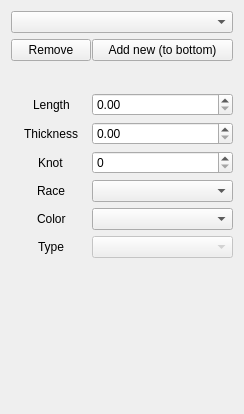
            <widget class="QWidget" name="toolBox_2Page1">
             <property name="geometry">
              <rect>
               <x>0</x>
               <y>0</y>
               <width>244</width>
               <height>414</height>
              </rect>
             </property>
             <attribute name="label">
              <string notr="true">Cock(s)</string>
             </attribute>
             <layout class="QVBoxLayout" name="verticalLayout_2">
              <item>
               <layout class="QFormLayout" name="formLayout_2">
                <property name="labelAlignment">
                 <set>Qt::AlignCenter</set>
                </property>
                <property name="formAlignment">
                 <set>Qt::AlignHCenter|Qt::AlignTop</set>
                </property>
                <property name="horizontalSpacing">
                 <number>1</number>
                </property>
                <item row="0" column="0" colspan="2">
                 <widget class="QComboBox" name="cockSelect">
                  <property name="currentText">
                   <string notr="true"/>
                  </property>
                 </widget>
                </item>
                <item row="1" column="0">
                 <widget class="QPushButton" name="cockRem">
                  <property name="text">
                   <string notr="true">Remove</string>
                  </property>
                 </widget>
                </item>
                <item row="1" column="1">
                 <widget class="QPushButton" name="cockAdd">
                  <property name="text">
                   <string notr="true">Add new (to bottom)</string>
                  </property>
                 </widget>
                </item>
                <item row="2" column="0" colspan="2">
                 <spacer name="horizontalSpacer">
                  <property name="orientation">
                   <enum>Qt::Horizontal</enum>
                  </property>
                  <property name="sizeHint" stdset="0">
                   <size>
                    <width>40</width>
                    <height>20</height>
                   </size>
                  </property>
                 </spacer>
                </item>
                <item row="3" column="0">
                 <widget class="QLabel" name="label_53">
                  <property name="text">
                   <string notr="true">Length</string>
                  </property>
                 </widget>
                </item>
                <item row="3" column="1">
                 <widget class="QDoubleSpinBox" name="cockLen"/>
                </item>
                <item row="4" column="0">
                 <widget class="QLabel" name="label_54">
                  <property name="text">
                   <string notr="true">Thickness</string>
                  </property>
                 </widget>
                </item>
                <item row="4" column="1">
                 <widget class="QDoubleSpinBox" name="cockThk"/>
                </item>
                <item row="5" column="0">
                 <widget class="QLabel" name="label_55">
                  <property name="text">
                   <string notr="true">Knot</string>
                  </property>
                 </widget>
                </item>
                <item row="5" column="1">
                 <widget class="QSpinBox" name="cockKnot"/>
                </item>
                <item row="6" column="0">
                 <widget class="QLabel" name="label_56">
                  <property name="text">
                   <string notr="true">Race</string>
                  </property>
                 </widget>
                </item>
                <item row="6" column="1">
                 <widget class="QComboBox" name="cockRace"/>
                </item>
                <item row="7" column="0">
                 <widget class="QLabel" name="label_57">
                  <property name="text">
                   <string notr="true">Color</string>
                  </property>
                 </widget>
                </item>
                <item row="7" column="1">
                 <widget class="QComboBox" name="cockColor"/>
                </item>
                <item row="8" column="0">
                 <widget class="QLabel" name="label_58">
                  <property name="text">
                   <string notr="true">Type</string>
                  </property>
                 </widget>
                </item>
                <item row="8" column="1">
                 <widget class="QComboBox" name="cockType">
                  <property name="enabled">
                   <bool>false</bool>
                  </property>
                 </widget>
                </item>
               </layout>
              </item>
             </layout>
            </widget>
